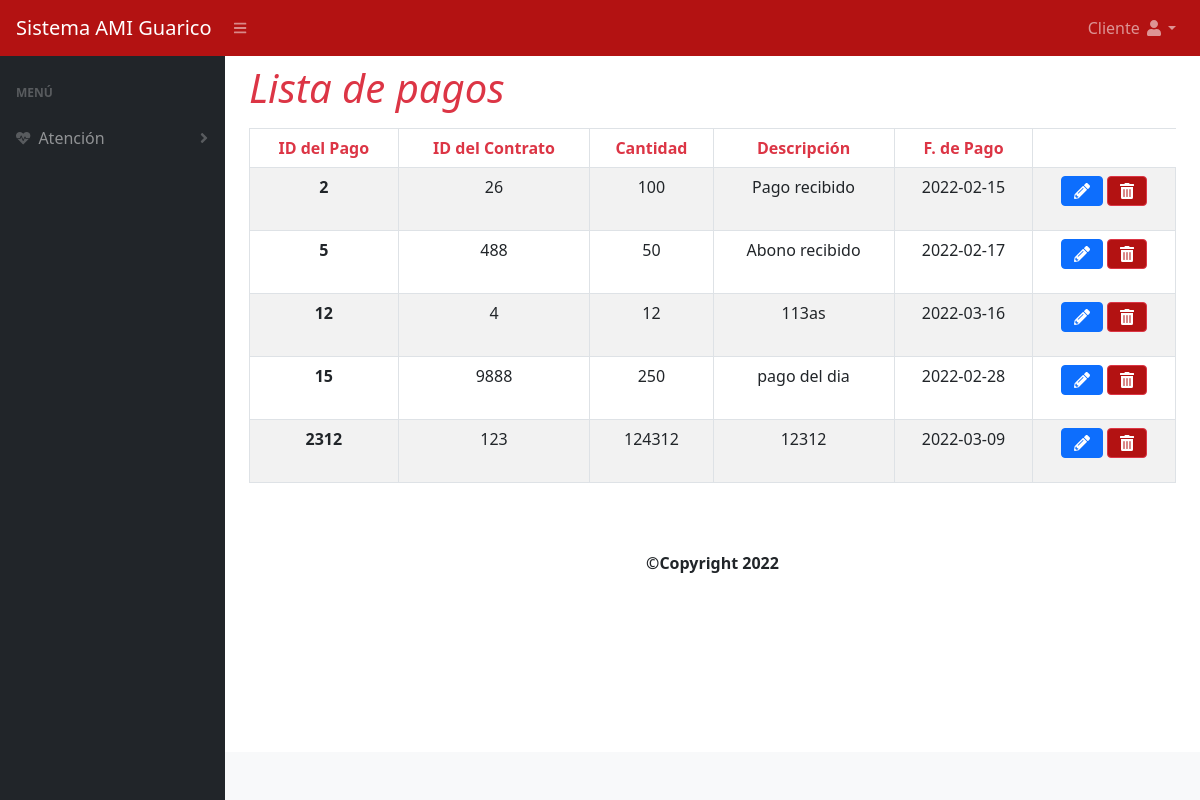
/controlador/conpagos.php (signed in), run on the app's committed database.
### tables this page shows
CREATE TABLE `pagos` (
  `id_pago` int(11) NOT NULL,
  `id_contrato` int(11) NOT NULL,
  `cantidad` double NOT NULL,
  `descripcion` varchar(30) NOT NULL,
  `fecha_pago` date NOT NULL
);

### modelo/regpagos.php (called while the page is built, shortened)
<?php
class pagos1 extends BD
{
      public function Buscartodo(){
      $strSql = "SELECT * FROM pagos";
  try {
          $strExec = BD::prepare($strSql);
          $strExec->execute();
          $respuestaArreglo = $strExec->fetchAll(PDO::FETCH_ASSOC);
          $respuestaArreglo += ['estatus' => true];
          return $respuestaArreglo;
      } catch (PDOException $e) {
          $errorReturn = ['estatus' => false];
          $errorReturn += ['info' => "error sql:{$e}"];
          return $errorReturn;
      }
  }
      }
 ?>

### vista/conpagos.php (the view, shortened to what this page needs)
<div class="container caja">
		<div class="row">
			<div class="col-lg-12">
				<nav class="navbar navbar-light justify-content-between">
					<h1 class="text-danger navba-brand"><i>Lista de pagos</i></h1>
				</nav>
			</div>
		</div>
		<div class="row">
			<div class="col-lg-12">
				<div class="table-responsive">
				<table class="table table-striped table-bordered">
					<thead>
						<tr class="text-center text-danger">
							<th scope="col">ID del Pago</th>
							<th scope="col">ID del Contrato	</th>
							<th scope="col">Cantidad</th>
							<th scope="col">Descripción</th>
							<th scope="col">F. de Pago</th>
						</tr>
					</thead>
					<tbody id="filas_plan">
						<?php
						foreach ($consulta as $valor) {
							if (isset($valor['id_pago'])){
						?>
						<tr id="<?php echo $valor['id_pago']?>">
							<th class="text-center"><?php echo $valor['id_pago']?></th>
							<td class="text-center"><?php echo $valor['id_contrato']?></td>
							<td class="text-center"><?php echo $valor['cantidad']?></td>
							<td class="text-center"><?php echo $valor['descripcion']?></td>
							<td class="text-center"><?php echo $valor['fecha_pago']?></td>
							<td class="text-center">
								<form action="?pagina=conpagos" method="post">
	  							<button class="btn btn-primary" value="<?php echo $valor['id_pago']?>" name="editar"  title="Modificar" onclick="return ConfirmEdit()"><i class="fas fa-pencil-alt"></i></button>
	  							<button class="btn btn-danger" value="<?php echo $valor['id_pago']?>" id="eliminar_plan" title="Eliminar" name="eliminar" onclick="return ConfirmDelete()"><i class="fas fa-trash-alt" ></i></button>
	  							</form >
							</td>
						</tr>
						<?php
								}
							}
						?>
					</tbody>
				</table>
				</div>
			</div>
		</div>
	</div>
                        <?php include 'vista/pie.php'; ?>
        <footer class="py-4 bg-light mt-auto">

### data on the page
pagos: id_pago "2", id_contrato "26", cantidad "100", descripcion "Pago recibido", fecha_pago "2022-02-15"
pagos: id_pago "5", id_contrato "488", cantidad "50", descripcion "Abono recibido", fecha_pago "2022-02-17"
pagos: id_pago "12", id_contrato "4", cantidad "12", descripcion "113as", fecha_pago "2022-03-16"
pagos: id_pago "15", id_contrato "9888", cantidad "250", descripcion "pago del dia", fecha_pago "2022-02-28"
pagos: id_pago "2312", id_contrato "123", cantidad "124312", descripcion "12312", fecha_pago "2022-03-09"

### other printed values
$_SESSION['rol_usuario'] "Cliente"
